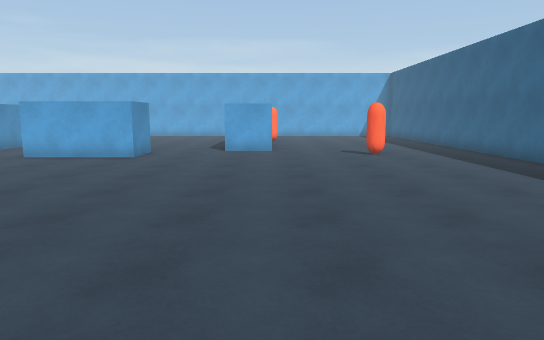
view 1 (above)

19 first-person views from a walk through a Unity game level. The camera is 1.5 m above the floor, tilts 8° down and sees 70° across. The floor is counted in squares, 1 m on a side. Each view is taken from the middle of a square. On the plan, view 1 faces up. The plan holds only what a view shows up to about 17 squares ahead; the rest is blank. Some animated figures are left out.

view 2
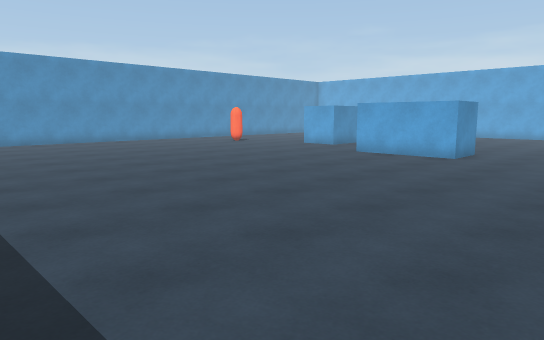

view 3
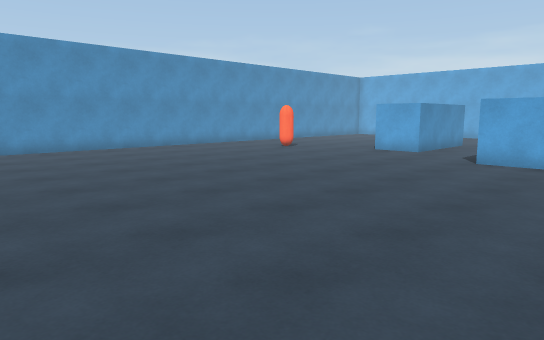

view 4
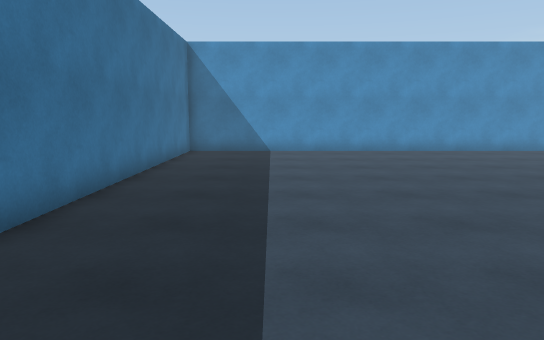

view 5
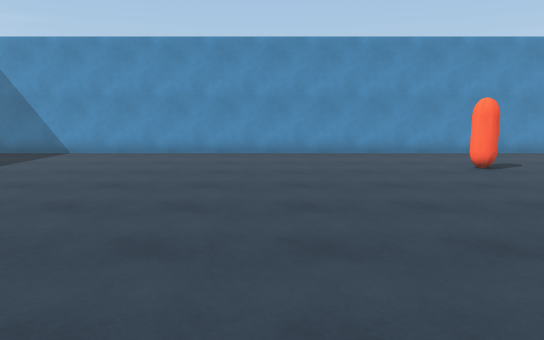

view 6
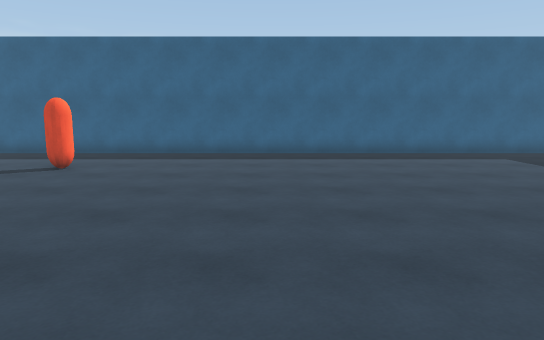

view 7
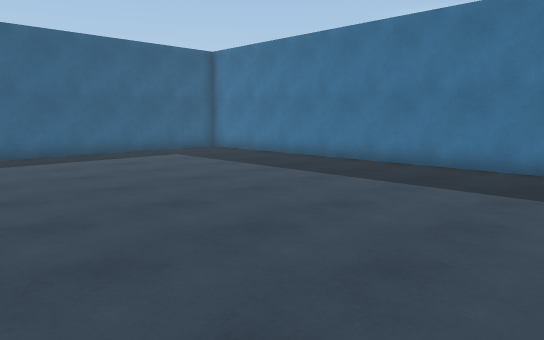

view 8
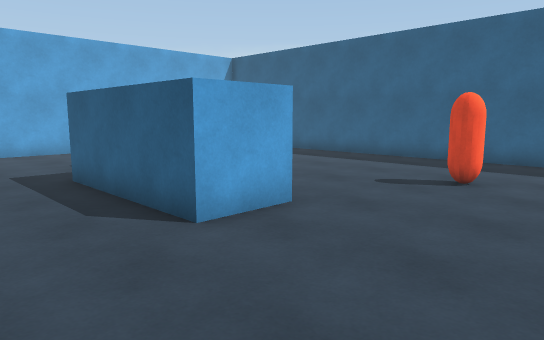

view 9
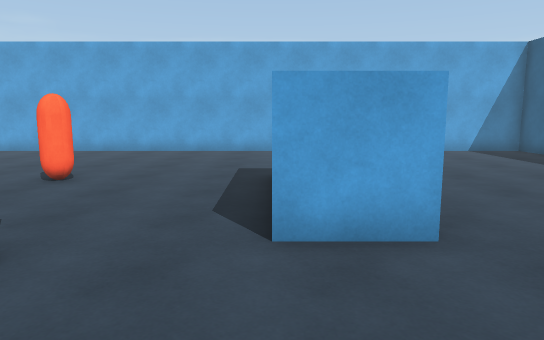

view 10
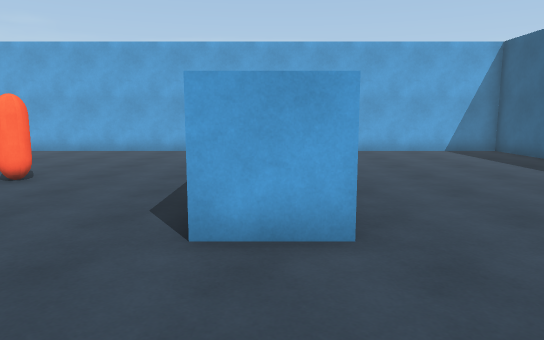

view 11
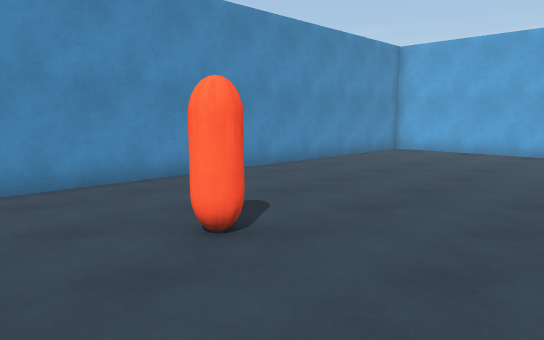

view 12
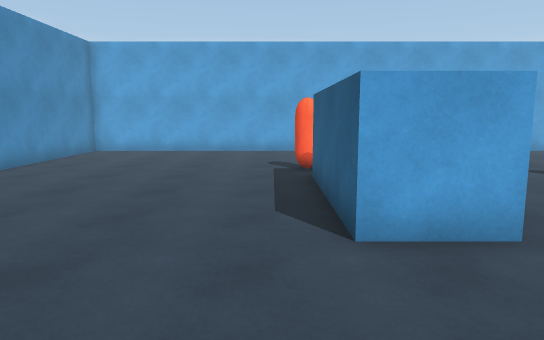

view 13
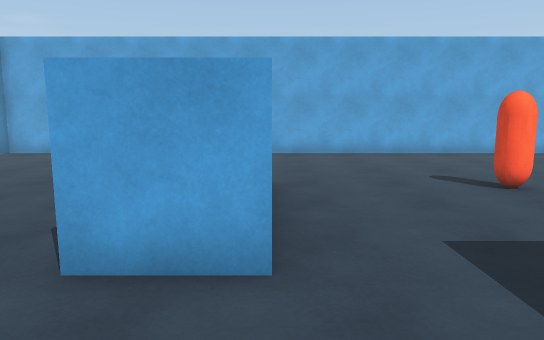

view 14
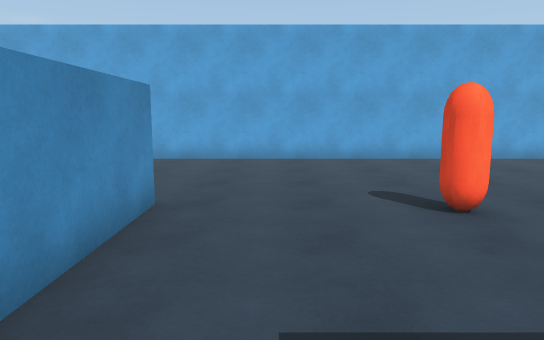

view 15
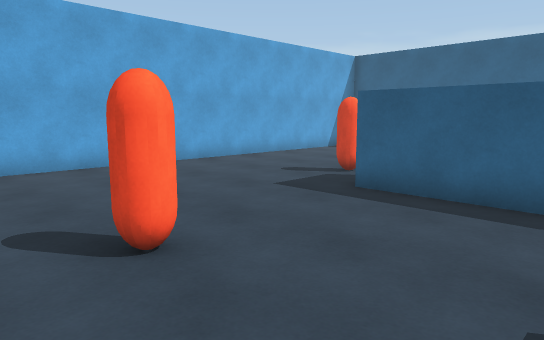

view 16
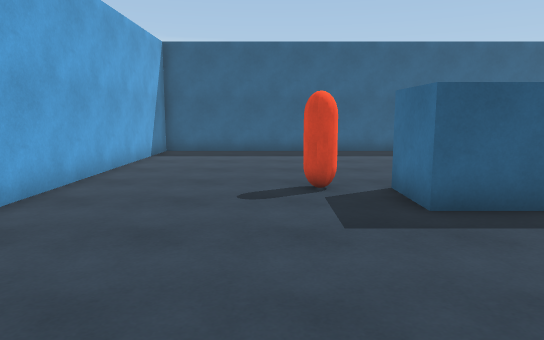

view 17
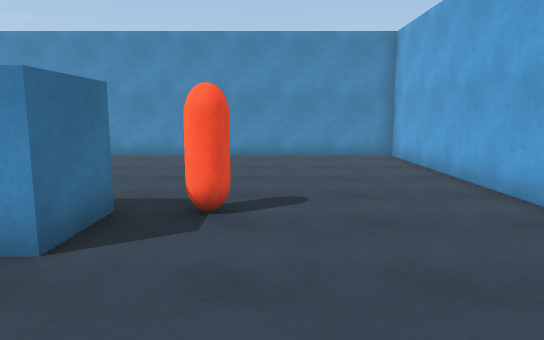

view 18
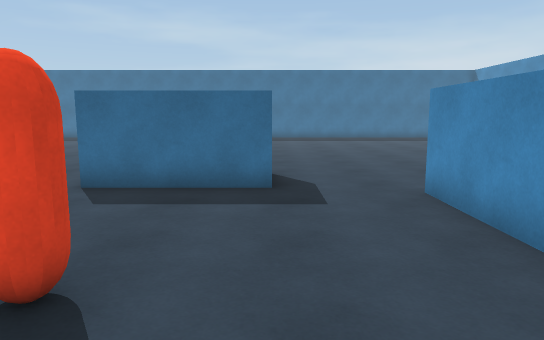

view 19
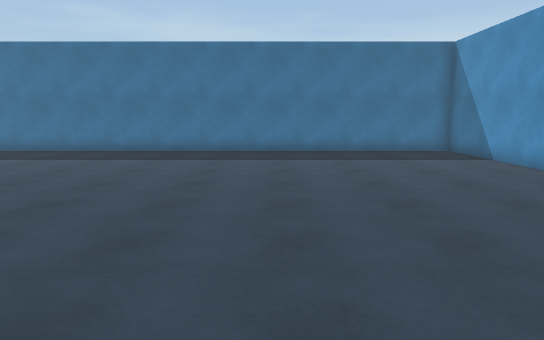

### Floor plan
Points are (right, up) in squares from view 1. A wall is a line through its corners. A room is listed if a view was taken in it or the views show most of it. See-through windows are left out.
Room 1 (views 1, 2, 3, 4, 5, 6, 7, 8, 9, 10, 11, 12, 13, 14, 15, 16, 17, 18, 19)
walls: (-9, 16) (-5, 16) (-5, 14) (-9, 14); (-12, 16.5) (-14, 16.5) (-14, 21.5) (-12, 21.5) (-12, 16.5); (0.1, 16.5) (-2, 16.5) (-2, 21.5) (0, 21.5); (8.5, -1.9) (8.5, 28.5) (-22.5, 28.5) (-22.5, -2.5) (5.9, -2.5)
objects: other object (-18, 15); other object (-14, 23); other object (-7, 21); other object (0, 23); other object (4, 15)

Where each view was taken, in squares from view 1:
view 1: 0 up, 0 right, facing up
view 2: 0 up, 0 right, facing up-left
view 3: 1 up, 5 left, facing up-left
view 4: 1 up, 6 left, facing left
view 5: 9 up, 7 left, facing left
view 6: 9 up, 7 left, facing right
view 7: 9 up, 7 left, facing down-right
view 8: 12 up, 5 left, facing up-right
view 9: 12 up, 2 left, facing up
view 10: 12 up, 1 left, facing up
view 11: 12 up, 14 left, facing up-left
view 12: 12 up, 15 left, facing up
view 13: 13 up, 12 left, facing up
view 14: 15 up, 10 left, facing up
view 15: 17 up, 9 left, facing up-right
view 16: 24 up, 8 left, facing right
view 17: 24 up, 8 left, facing left
view 18: 24 up, 9 left, facing down
view 19: 14 up, 15 left, facing down
